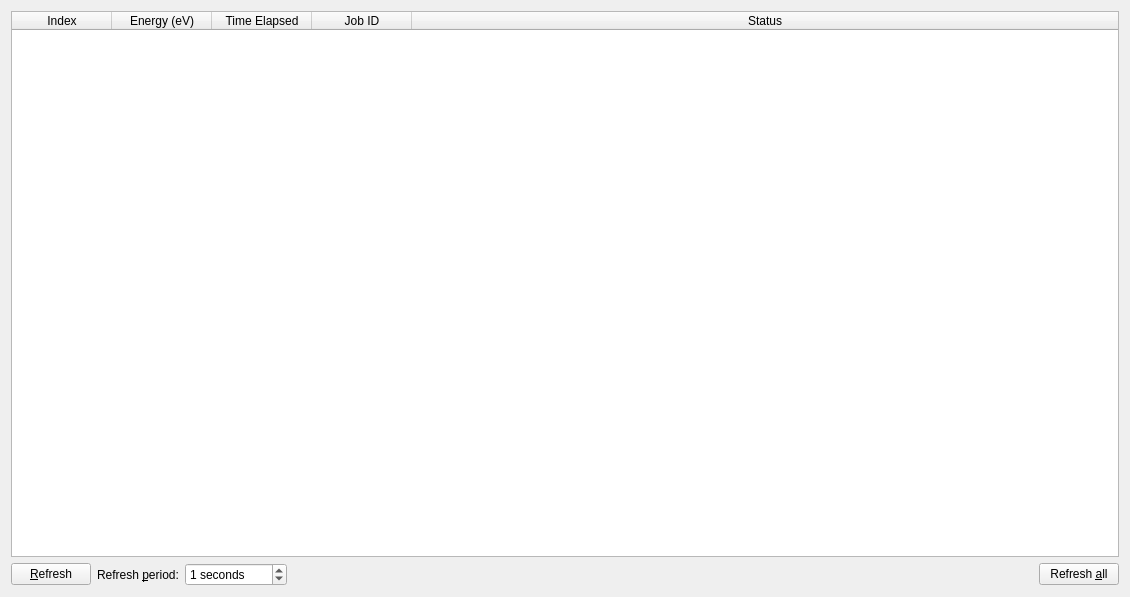
<?xml version="1.0" encoding="UTF-8"?>
<ui version="4.0">
 <class>Tab_Progress</class>
 <widget class="QWidget" name="Tab_Progress">
  <property name="geometry">
   <rect>
    <x>0</x>
    <y>0</y>
    <width>1130</width>
    <height>597</height>
   </rect>
  </property>
  <property name="windowTitle">
   <string>Form</string>
  </property>
  <layout class="QGridLayout" name="gridLayout">
   <item row="0" column="0" colspan="5">
    <widget class="QTableWidget" name="table_list">
     <property name="contextMenuPolicy">
      <enum>Qt::CustomContextMenu</enum>
     </property>
     <property name="editTriggers">
      <set>QAbstractItemView::NoEditTriggers</set>
     </property>
     <property name="alternatingRowColors">
      <bool>true</bool>
     </property>
     <property name="selectionMode">
      <enum>QAbstractItemView::SingleSelection</enum>
     </property>
     <property name="selectionBehavior">
      <enum>QAbstractItemView::SelectRows</enum>
     </property>
     <attribute name="horizontalHeaderStretchLastSection">
      <bool>true</bool>
     </attribute>
     <column>
      <property name="text">
       <string>Index</string>
      </property>
     </column>
     <column>
      <property name="text">
       <string>Energy (eV)</string>
      </property>
     </column>
     <column>
      <property name="text">
       <string>Time Elapsed</string>
      </property>
     </column>
     <column>
      <property name="text">
       <string>Job ID</string>
      </property>
     </column>
     <column>
      <property name="text">
       <string>Status</string>
      </property>
     </column>
    </widget>
   </item>
   <item row="2" column="0">
    <widget class="QPushButton" name="push_refresh">
     <property name="sizePolicy">
      <sizepolicy hsizetype="Fixed" vsizetype="Fixed">
       <horstretch>0</horstretch>
       <verstretch>0</verstretch>
      </sizepolicy>
     </property>
     <property name="text">
      <string>&amp;Refresh</string>
     </property>
    </widget>
   </item>
   <item row="2" column="1">
    <widget class="QLabel" name="label_36">
     <property name="text">
      <string>Refresh &amp;period:</string>
     </property>
     <property name="buddy">
      <cstring>spin_period</cstring>
     </property>
    </widget>
   </item>
   <item row="2" column="2">
    <widget class="QSpinBox" name="spin_period">
     <property name="suffix">
      <string> seconds</string>
     </property>
     <property name="maximum">
      <number>3600</number>
     </property>
     <property name="singleStep">
      <number>1</number>
     </property>
     <property name="value">
      <number>1</number>
     </property>
    </widget>
   </item>
   <item row="2" column="3">
    <spacer name="horizontalSpacer_5">
     <property name="orientation">
      <enum>Qt::Horizontal</enum>
     </property>
     <property name="sizeHint" stdset="0">
      <size>
       <width>40</width>
       <height>20</height>
      </size>
     </property>
    </spacer>
   </item>
   <item row="2" column="4">
    <widget class="QPushButton" name="push_refreshAll">
     <property name="text">
      <string>Refresh &amp;all</string>
     </property>
    </widget>
   </item>
  </layout>
 </widget>
 <tabstops>
  <tabstop>table_list</tabstop>
  <tabstop>push_refresh</tabstop>
  <tabstop>spin_period</tabstop>
 </tabstops>
 <resources/>
 <connections/>
</ui>
